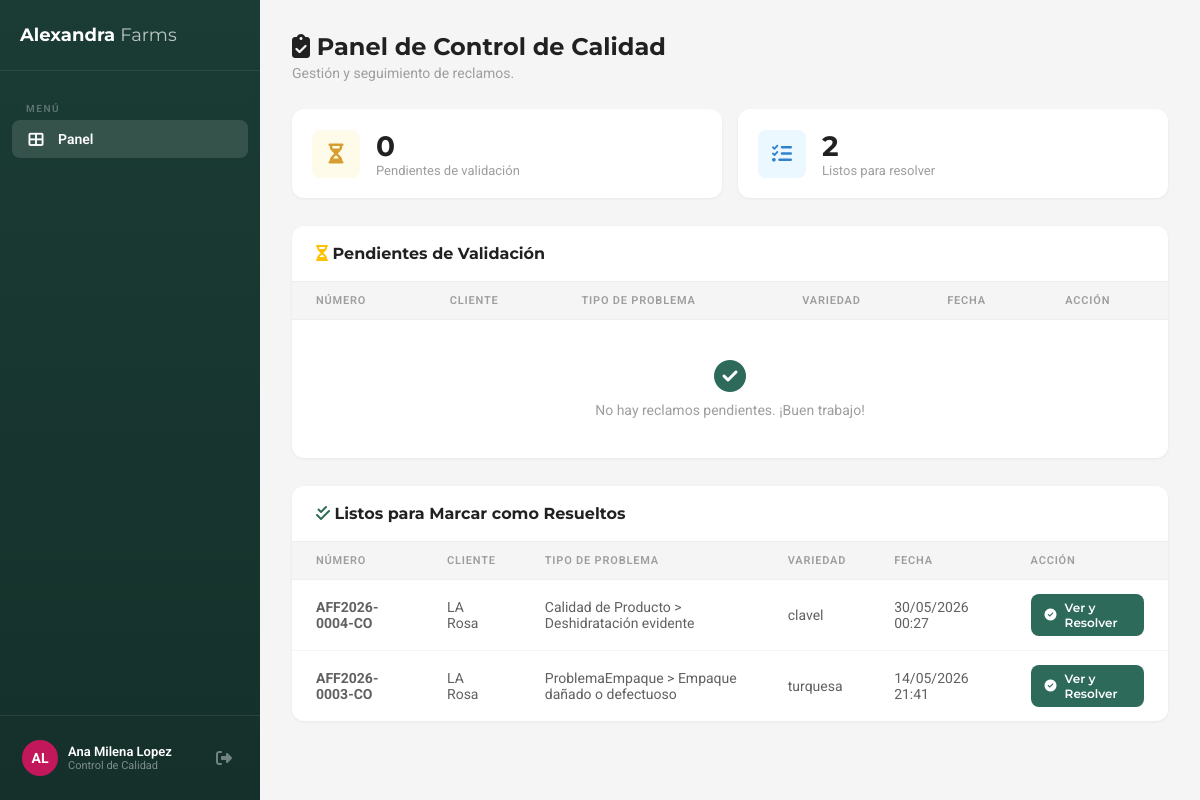
The page /reclamos/calidad/panel/ (signed in) on the database as committed earlier.
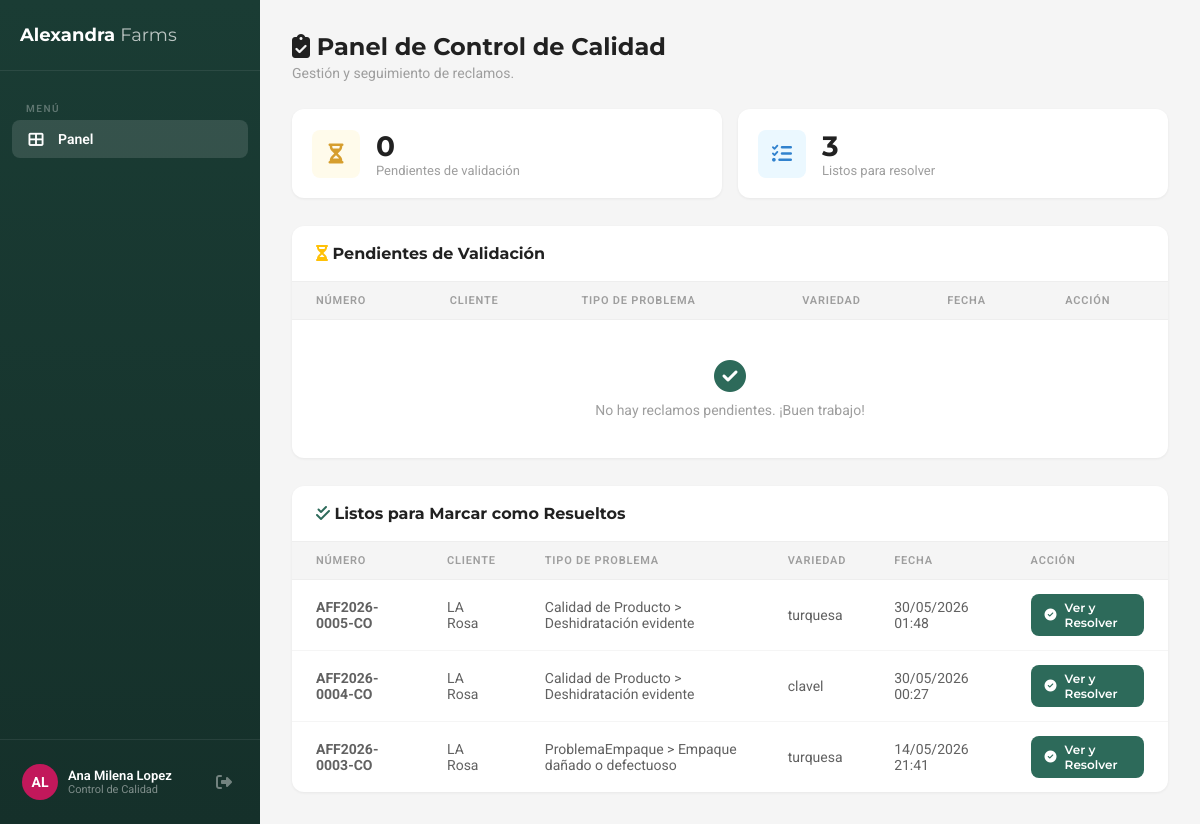
The same page on the database as committed later.
### reclamos/models.py (models this page shows, shortened)
class Reclamo(models.Model):
    ESTADOS = (
        ('pendiente_validacion', _('Pendiente Validación')),
        ('en_validacion', _('En Validación')),
        ('aprobado_pendiente', _('Aprobado - Pendiente Asignación')),
        ('rechazado', _('Rechazado')),
        ('en_proceso', _('En Proceso')),
        ('en_investigacion', _('En Investigación')),
        ('resolucion_propuesta', _('Resolución Propuesta')),
        ('resuelto', _('Resuelto')),
        ('cerrado', _('Cerrado')),
    )
    numero = models.CharField(max_length=25, unique=True, editable=False, verbose_name=_('Número'))
    cliente = models.ForeignKey(Perfil, on_delete=models.CASCADE, related_name='reclamos', verbose_name=_('Cliente'))
    tipo_problema = models.ForeignKey(TipoProblema, on_delete=models.PROTECT, verbose_name=_('Tipo de problema'))
    variedad_rosa = models.CharField(max_length=100, verbose_name=_('Variedad de rosa'))
    numero_guia_master = models.CharField(max_length=100, verbose_name=_('Número de Guía Master'))
    fecha_despacho = models.DateField(verbose_name=_('Fecha de despacho'))
    descripcion = models.TextField(verbose_name=_('Descripción detallada'))
    estado = models.CharField(max_length=25, choices=ESTADOS, default='pendiente_validacion', verbose_name=_('Estado'))
    inspector_calidad = models.ForeignKey(
        Perfil, on_delete=models.SET_NULL, null=True, blank=True,
        related_name='reclamos_inspeccionados', verbose_name=_('Inspector de Calidad')
    )
    motivo_rechazo = models.ForeignKey(
        MotivoRechazo, on_delete=models.SET_NULL, null=True, blank=True,
        verbose_name=_('Motivo de Rechazo')
    )
    observaciones_internas_calidad = models.TextField(blank=True, verbose_name=_('Observaciones Internas (Calidad)'))
    zona_horaria_cliente = models.CharField(max_length=50, default='America/New_York', verbose_name=_('Zona horaria cliente'))
    created_at = models.DateTimeField(auto_now_add=True)
    updated_at = models.DateTimeField(auto_now=True)
    class Meta:
        verbose_name = _('Reclamo')
        verbose_name_plural = _('Reclamos')
        ordering = ['-created_at']
        permissions = [
            ("puede_validar_calidad", "Puede validar reclamos como Control de Calidad"),
            ("puede_ver_gerencia", "Puede ver dashboard gerencial"),
        ]

class TipoProblema(models.Model):
    categoria = models.ForeignKey(CategoriaProblema, on_delete=models.CASCADE, related_name='tipos')
    nombre = models.CharField(max_length=150, verbose_name=_('Tipo de Problema'))
    activo = models.BooleanField(default=True)
    class Meta:
        verbose_name = _('Tipo de Problema')
        verbose_name_plural = _('Tipos de Problemas')
    def __str__(self):
        return f"{self.categoria.nombre} > {self.nombre}"

class CategoriaProblema(models.Model):
    nombre = models.CharField(max_length=100, verbose_name=_('Categoría'))
    orden = models.PositiveIntegerField(default=0)
    class Meta:
        verbose_name = _('Categoría de Problema')
        verbose_name_plural = _('Categorías de Problemas')
        ordering = ['orden']

### cuentas/models.py (models this page shows, shortened)
class Perfil(models.Model):
    ROLES = (
        ('cliente_comprador', _('Cliente Comprador')),
        ('empleado', _('Empleado Interno')),
    )
    DEPARTAMENTOS = (
        ('ventas', _('Ventas')),
        ('calidad', _('Control de Calidad')),
        ('poscosecha', _('Poscosecha')),
        ('produccion', _('Producción')),
        ('exportaciones', _('Exportaciones')),
        ('gerencia', _('Gerencia General')),
        ('admin', _('Administrador TI')),
    )
    IDIOMAS = (
        ('es', _('Español')),
        ('en', _('English')),
        ('ru', _('Русский')),
    )
    user = models.OneToOneField(User, on_delete=models.CASCADE, related_name='perfil')
    role = models.CharField(max_length=20, choices=ROLES, verbose_name=_('Rol'))
    departamento = models.CharField(max_length=20, choices=DEPARTAMENTOS, null=True, blank=True, verbose_name=_('Departamento'))
    phone = models.CharField(max_length=30, blank=True, verbose_name=_('Teléfono'))
    company_name = models.CharField(max_length=200, blank=True, verbose_name=_('Empresa'))
    country = models.CharField(max_length=100, blank=True, verbose_name=_('País'))
    preferred_language = models.CharField(
        max_length=2, choices=IDIOMAS, default='es', verbose_name=_('Idioma preferido')
    )
    must_change_password = models.BooleanField(
        default=False, verbose_name=_('Debe cambiar contraseña')
    )
    temp_password_expires_at = models.DateTimeField(
        null=True, blank=True, verbose_name=_('Expiración de contraseña temporal')
    )
    failed_attempts = models.IntegerField(default=0, verbose_name=_('Intentos fallidos'))
    locked_until = models.DateTimeField(
        null=True, blank=True, verbose_name=_('Bloqueado hasta')
    )
    created_at = models.DateTimeField(auto_now_add=True, verbose_name=_('Creado el'))
    class Meta:
        verbose_name = _('Perfil')
        verbose_name_plural = _('Perfiles')

### cuentas/views.py (the view)
        @login_required
        def wrapper(request, *args, **kwargs):
            try:
                perfil = request.user.perfil
            except Perfil.DoesNotExist:
                logout(request)
                return redirect('login')
            if perfil.must_change_password:
                return redirect('cambiar_password')
            if perfil.role in roles:
                return view_func(request, *args, **kwargs)
            else:
                logout(request)
                messages.error(request, 'sin_permiso')
                return redirect('login')

### cuentas/views.py (called while the page is built)
def role_required(*roles):
    def decorator(view_func):
        @login_required
        def wrapper(request, *args, **kwargs):
            try:
                perfil = request.user.perfil
            except Perfil.DoesNotExist:
                logout(request)
                return redirect('login')
            if perfil.must_change_password:
                return redirect('cambiar_password')
            if perfil.role in roles:
                return view_func(request, *args, **kwargs)
            else:
                logout(request)
                messages.error(request, 'sin_permiso')
                return redirect('login')
        return wrapper
    return decorator

### reclamos/templates/reclamos/panel_calidad.html (shortened to what this page needs)
{% extends 'reclamos/base_panel.html' %}
{% block sidebar_nav %}
    <div class="nav-section">Menú</div>
    <a href="{% url 'panel_calidad' %}" class="active"><i class="fas fa-th-large"></i> Panel</a>
{% endblock %}
{% block content %}
    <div class="page-header">
        <h1><i class="fas fa-clipboard-check"></i> Panel de Control de Calidad</h1>
        <p>Gestión y seguimiento de reclamos.</p>
    </div>
    <div class="stats-grid" style="margin-bottom: 28px;">
        <div class="stat-card">
            <div class="stat-card-icon yellow"><i class="fas fa-hourglass-half"></i></div>
            <div>
                <div class="stat-card-value">{{ en_calidad_count }}</div>
                <div class="stat-card-label">Pendientes de validación</div>
            </div>
        </div>
        <div class="stat-card">
            <div class="stat-card-icon blue"><i class="fas fa-tasks"></i></div>
            <div>
                <div class="stat-card-value">{{ por_resolver_count }}</div>
                <div class="stat-card-label">Listos para resolver</div>
            </div>
        </div>
    </div>
    <div class="table-card" style="margin-bottom: 28px;">
        <div class="table-card-header">
            <h2><i class="fas fa-hourglass-half" style="color:#ffc107;"></i> Pendientes de Validación</h2>
        </div>
        <table>
            <thead>
                <tr>
                    <th>Número</th>
                    <th>Cliente</th>
                    <th>Tipo de Problema</th>
                    <th>Variedad</th>
                    <th>Fecha</th>
                    <th>Acción</th>
                </tr>
            </thead>
            <tbody>
                {% for reclamo in reclamos %}
                <tr>
                    <td><strong>{{ reclamo.numero }}</strong></td>
                    <td>{{ reclamo.cliente.company_name }}</td>
                    <td>{{ reclamo.tipo_problema }}</td>
                    <td>{{ reclamo.variedad_rosa }}</td>
                    <td>{{ reclamo.created_at|date:"d/m/Y H:i" }}</td>
                    <td>
                        <a href="{% url 'detalle_reclamo' reclamo.pk %}" class="btn btn-sm btn-primary">
                            <i class="fas fa-search"></i> Revisar y Asignar
                        </a>
                    </td>
                </tr>
                {% empty %}
                <tr>
                    <td colspan="6" style="text-align:center;padding:40px;color:var(--gray-500);">
                        <i class="fas fa-check-circle" style="font-size:2rem;display:block;margin-bottom:10px;color:var(--green-medium);"></i>
                        No hay reclamos pendientes. ¡Buen trabajo!
                    </td>
                </tr>
                {% endfor %}
            </tbody>
        </table>
    </div>
    <div class="table-card">
        <div class="table-card-header">
            <h2><i class="fas fa-check-double" style="color:#2d6a5a;"></i> Listos para Marcar como Resueltos</h2>
        </div>
        <table>
            <thead>
                <tr>
                    <th>Número</th>
                    <th>Cliente</th>
                    <th>Tipo de Problema</th>
                    <th>Variedad</th>
                    <th>Fecha</th>
                    <th>Acción</th>
                </tr>
            </thead>
            <tbody>
                {% for reclamo in reclamos_por_resolver %}
                <tr>
                    <td><strong>{{ reclamo.numero }}</strong></td>
                    <td>{{ reclamo.cliente.company_name }}</td>
                    <td>{{ reclamo.tipo_problema }}</td>
                    <td>{{ reclamo.variedad_rosa }}</td>
                    <td>{{ reclamo.created_at|date:"d/m/Y H:i" }}</td>
                    <td>
                        <a href="{% url 'detalle_reclamo' reclamo.pk %}" class="btn btn-sm" style="background:#2d6a5a;color:white;">
                            <i class="fas fa-check-circle"></i> Ver y Resolver
                        </a>
                    </td>
                </tr>
                {% endfor %}
            </tbody>
        </table>
    </div>
{% endblock %}

Rows that differ between the two databases and show on the page:
now on this page (row edited): Reclamo: numero "AFF2026-0005-CO", cliente.company_name "LA Rosa", tipo_problema "Calidad de Producto > Deshidratación evidente", variedad_rosa "turquesa", created_at "30/05/2026 01:48"
Other text that changed with them:
{{ por_resolver_count }}: "2" → "3"
